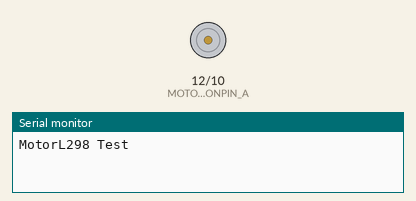
Simulated run of this sketch. Board: Arduino Uno, built for the host (arithmetic inside an expression is 32-bit, double 64-bit). Shown: direction and speed pins drawn as motors (green arrow = direction pin HIGH = forward, orange = LOW = backward, longer = more drive), the last lines printed to the serial monitor.

Above: at 0.1 s.
At 9.1 s:
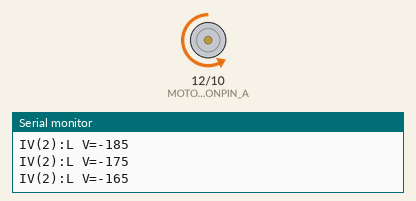
At 19.1 s:
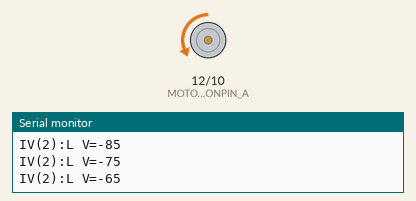
At 38.1 s:
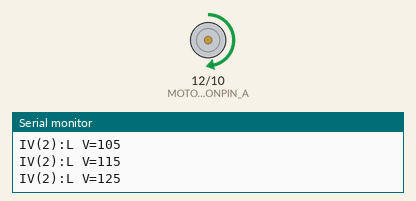
Timing chart, 0 to 40.0 s (numbered marks = the images above):
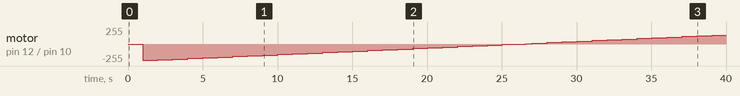

The sketch:

30-MotorL298.ino
```cpp
// (licence header left out)
#define LOG
#define LOG_LOOP
#include <Easy.h>

//*****************************************************************
// Parameter Motor
#define MOTOR_SPEEDPIN_A 10
#define MOTOR_DIRECTIONPIN_A 12
#define MOTOR_SPEEDPIN_B 11
#define MOTOR_DIRECTIONPIN_B 13
#define MOTOR_SPEED_STEPWIDTH 10
#define STEPWIDTH_MSEC 1000

void setup()
{
    //((*** Initialize: Configure your sketch here....
#ifdef LOG
  GetLog()->printf("MotorL298 Test");
#endif

  // Create actuator motor L298 (A, to use B change _A to _B)
  MotorL298* motor = new MotorL298(MOTOR_DIRECTIONPIN_A, MOTOR_SPEEDPIN_A);

  IteratorValue* iteratorValue = new IteratorValue(-motor->getMaxSpeed(), motor->getMaxSpeed(), MOTOR_SPEED_STEPWIDTH, STEPWIDTH_MSEC, cmMin2Max2Min);
  Relation1to1* relationServoOff = new Relation1to1(NULL, motor, iteratorValue);
// ***))

  // Initialize control
  ControlManagerFactory::GetControlManager()->Setup();
}

//*****************************************************************
void loop() {
  //*** Run: No additional code is required

#ifdef LOG_LOOP_DEBUG
  GetLog()->println("Loop");
#endif

  ControlManagerFactory::GetControlManager()->Loop();

  delay(5);
}
```

Measured:
- by itself, motor on pin 12 (MOTOR_DIRECTIONPIN_A) / pin 10 (MOTOR_SPEEDPIN_A): stopped → backward 245/255 at 1.0 s, → backward 235/255 1.0 s later, → backward 225/255 1.0 s later, → backward 215/255 1.0 s later, … (40 changes in this stretch)
